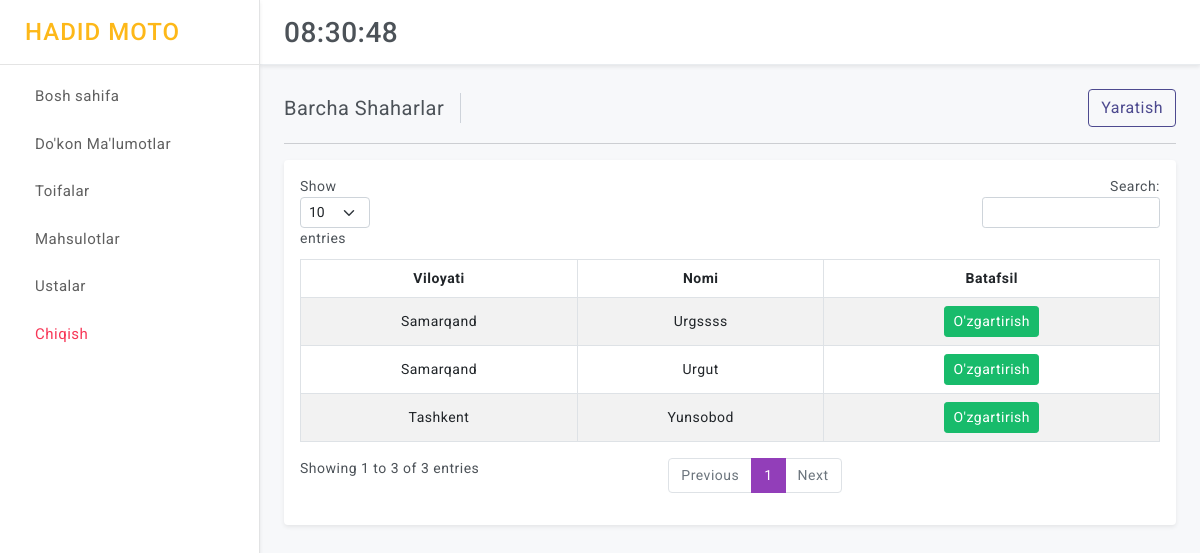
/sklad/districts/ (signed in), run on an earlier commit of the app's database.
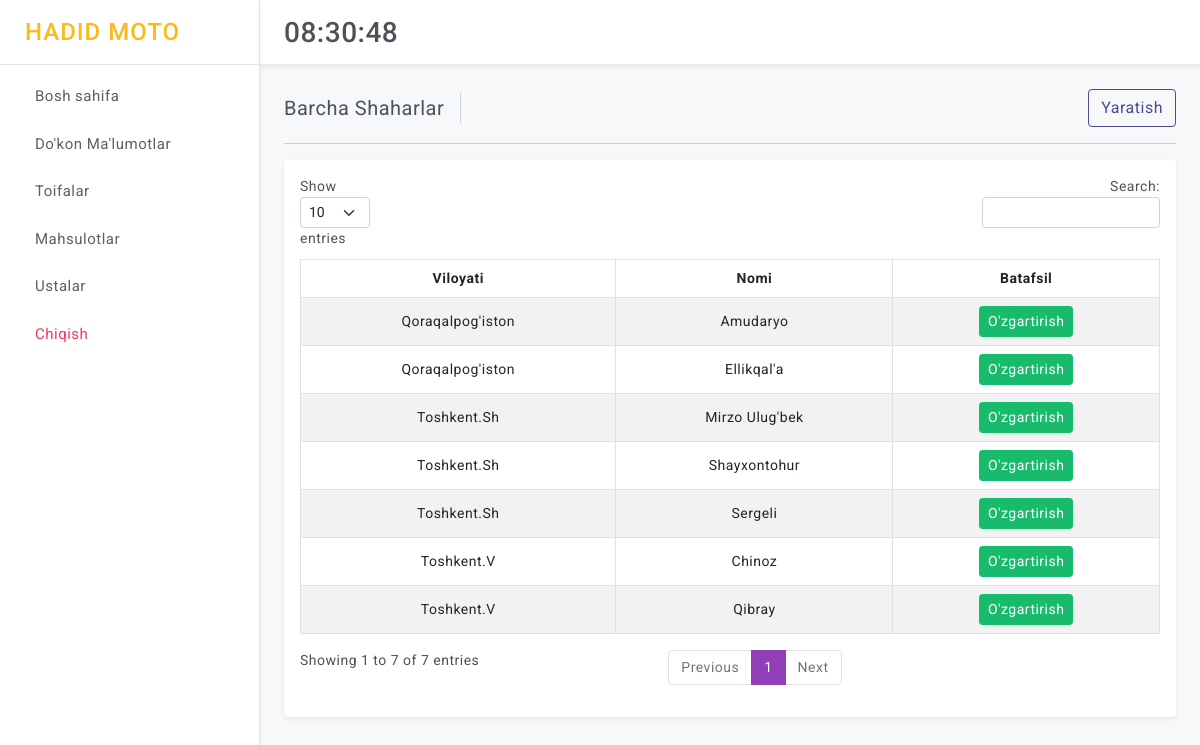
And on a later commit of the database.
### control/models.py (models this page shows, shortened)
class District(models.Model):
    region = models.ForeignKey(Region, on_delete=models.CASCADE)
    title = models.CharField(max_length=100)

class Region(models.Model):
    title = models.CharField(max_length=100)

### control/views.py (the view)
# urls.py: path("districts/", views.control_districts_all, name="control_districts_all"),
@login_required(login_url='login')
def control_districts_all(request):
    districts = District.objects.all()
    context = {
        "base": base_context(request=request),
        "districts":districts
    }
    return render(request, "control/districts/all.html", context)

### control/views.py (called while the page is built)
def base_context(request):
    try:
        code = request.build_absolute_uri().split('?')[1]
    except:
        code = None
    context = {
        "code": code
    }
    return context

### templates/control/districts/all.html (shortened to what this page needs)
{% extends 'control/base.html' %}
{% load static %}
      {% block page_title %}Barcha Shaharlar{% endblock page_title %}
      {% block add %}
      <div class="ms-auto d-block">
        <div class="btn-group">
          <a href="{% url 'control_district_add' %}" class="btn btn-outline-primary d-block">Yaratish</a>
        </div>
      </div>
      {% endblock add %}
    {% block content %}
          <div class="card">
              <div class="card-body">
                  <div class="table-responsive">
                      <table id="example" class="table table-striped table-bordered" style="width:100%">
                          <thead>
                              <tr class="text-center">
                                  <th>Viloyati</th>
                                  <th>Nomi</th>
                                  <th>Batafsil</th>
                              </tr>
                          </thead>
                          <tbody>
                              {% for district in districts %}
                              <tr style="vertical-align: middle; text-align: center;">
                                  <td>{{ district.region.title }}</td>
                                  <td>{{ district.title }}</td>
                                  <td><a href="{% url 'control_district_detail' district.id %}" class="btn btn-success btn-sm"> O'zgartirish </a></td>
                              </tr>
                              {% endfor %}
                          </tbody>
                      </table>
                  </div>
              </div>
          </div>
    {% endblock content %}

What changed in the data, as far as the page shows it:
removed District: region "Samarqand", title "Urgssss"
removed District: region "Samarqand", title "Urgut"
removed District: region "Tashkent", title "Yunsobod"
added District: region "Toshkent.Sh", title "Mirzo Ulug'bek"
added District: region "Qoraqalpog'iston", title "Amudaryo"
added District: region "Toshkent.Sh", title "Shayxontohur"
added District: region "Qoraqalpog'iston", title "Ellikqal'a"
added District: region "Toshkent.V", title "Chinoz"
added District: region "Toshkent.Sh", title "Sergeli"
added District: region "Toshkent.V", title "Qibray"
Also different on the page:
text written by a page script: "Show entries Search: Showing 1 to 3 of 3 entries Previous 1 Next" → "Show entries Search: Showing 1 to 7 of 7 entries Previous 1 Next"
